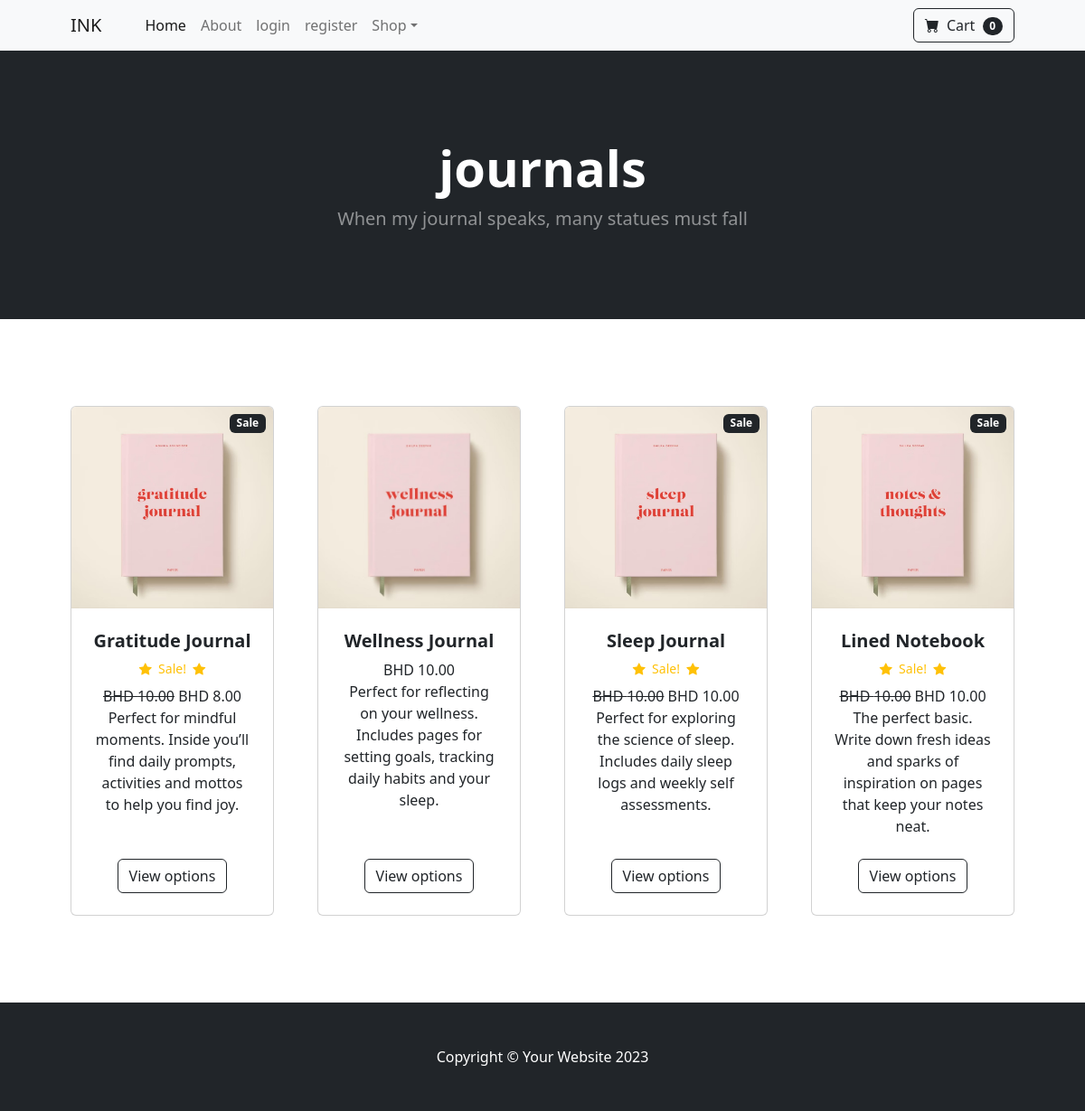
The page / on the database its author committed.
### main_app/models.py (models this page shows, shortened)
class Product(models.Model):
    name = models.CharField(max_length=50)
    price = models.DecimalField(default=0.0, decimal_places=2, max_digits=10)
    category = models.ForeignKey(Category, on_delete=models.CASCADE,default=1)
    description = models.TextField(max_length=250, default='', blank=True, null=True)
    image = models.ImageField(upload_to='uploads/products/')
    image = models.ImageField(upload_to='products/')
    is_sale = models.BooleanField(default=False)
    sale_price = models.DecimalField(default=0.0, decimal_places=2, max_digits=6)

### main_app/views.py (the view)
# urls.py: path('', views.home, name='home'),
def home(request):
    products = Product.objects.all()
    return render(request, 'home.html',{'products':products})

### cart/context_processors.py (called while the page is built)
def cart(request):
    return {'cart': Cart(request)}

### main_app/templates/home.html (shortened to what this page needs)
{% load static %}
<!DOCTYPE html>
<html lang="en">
    <head>
        <link href="https://cdn.jsdelivr.net/npm/bootstrap-icons@1.5.0/font/bootstrap-icons.css" rel="stylesheet" />
        <link href="{% static 'css/styles.css' %}" rel="stylesheet">
    </head>
    <body>
       {% include 'navbar.html' %}
        <header class="bg-dark py-5">
            <div class="container px-4 px-lg-5 my-5">
                <div class="text-center text-white">
                    <h1 class="display-4 fw-bolder">journals</h1>
                    <p class="lead fw-normal text-white-50 mb-0">When my journal speaks, many statues must fall</p>
                </div>
            </div>
        </header>
        <section class="py-5">
            <div class="container px-4 px-lg-5 mt-5">
                <div class="row gx-4 gx-lg-5 row-cols-2 row-cols-md-3 row-cols-xl-4 justify-content-center">
         {% for product in products %}
             {% if product.is_sale %}
             <div class="col mb-5">
                <div class="card h-100">
                    <div class="badge bg-dark text-white position-absolute" style="top: 0.5rem; right:0.5rem">Sale</div>
                    <img class="card-img-top" src="{{ product.image.url }}" alt="{{ product.name }}" />
                    <div class="card-body p-4">
                        <div class="text-center">
                            <h5 class="fw-bolder">{{ product.name }}</h5>
                            <div class="d-flex justify-content-center small
                             text-warning mb-2">
                            <div class="bi-star-fill"></div> &nbsp;&nbsp;Sale!&nbsp;&nbsp;
                            <div class="bi-star-fill"></div>
                            </div>
                         <strike> BHD {{ product.price }}</strike> BHD {{ product.sale_price }}
                        {{ product.description }}
                        </div>
                    </div>
                    <div class="card-footer p-4 pt-0 border-top-0 bg-transparent">
                        <div class="text-center"><a class="btn btn-outline-dark mt-auto" href="#">View options</a></div>
                    </div>
                </div>
            </div>
             {% else %}
                    <div class="col mb-5">
                        <div class="card h-100">
                            <img class="card-img-top" src="{{ product.image.url }}" alt="{{ product.name }}" />
                            <div class="card-body p-4">
                                <div class="text-center">
                                    <h5 class="fw-bolder">{{ product.name }}</h5>
                                 BHD {{ product.price }}
                                {{ product.description }}
                                </div>
                            </div>
                            <div class="card-footer p-4 pt-0 border-top-0 bg-transparent">
                                <div class="text-center"><a class="btn btn-outline-dark mt-auto" href="#">View options</a></div>
                            </div>
                        </div>
                    </div>
                    {% endif %}
                    {% endfor %}
            </div>
        </section>
        <footer class="py-5 bg-dark">
            <div class="container"><p class="m-0 text-center text-white">Copyright &copy; Your Website 2023</p></div>
        </footer>
    </body>
</html>

### rows shown on the page
Product: image (picture), name "Gratitude Journal", price "10.00", sale_price "8.00", description "Perfect for mindful moments. Inside you’ll find daily prompts, activities and mottos to help you find joy."
Product: image (picture), name "Wellness Journal", price "10.00", description "Perfect for reflecting on your wellness. Includes pages for setting goals, tracking daily habits and your sleep."
Product: image (picture), name "Sleep Journal", price "10.00", sale_price "10.00", description "Perfect for exploring the science of sleep. Includes daily sleep logs and weekly self assessments."
Product: image (picture), name "Lined Notebook", price "10.00", sale_price "10.00", description "The perfect basic. Write down fresh ideas and sparks of inspiration on pages that keep your notes neat."
